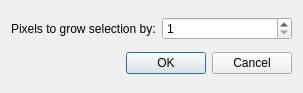
<ui version="4.0" >
 <class>Grow_Selection_Dialog</class>
 <widget class="QDialog" name="Grow_Selection_Dialog" >
  <property name="geometry" >
   <rect>
    <x>0</x>
    <y>0</y>
    <width>303</width>
    <height>93</height>
   </rect>
  </property>
  <property name="windowTitle" >
   <string>Grow Selection</string>
  </property>
  <layout class="QVBoxLayout" name="verticalLayout" >
   <item>
    <layout class="QHBoxLayout" name="horizontalLayout" >
     <item>
      <widget class="QLabel" name="label" >
       <property name="text" >
        <string>Pixels to grow selection by:</string>
       </property>
      </widget>
     </item>
     <item>
      <widget class="QSpinBox" name="SpinBox_grow" >
       <property name="minimum" >
        <number>1</number>
       </property>
      </widget>
     </item>
    </layout>
   </item>
   <item>
    <widget class="QDialogButtonBox" name="buttonBox" >
     <property name="orientation" >
      <enum>Qt::Horizontal</enum>
     </property>
     <property name="standardButtons" >
      <set>QDialogButtonBox::Cancel|QDialogButtonBox::Ok</set>
     </property>
    </widget>
   </item>
  </layout>
 </widget>
 <resources/>
 <connections>
  <connection>
   <sender>buttonBox</sender>
   <signal>accepted()</signal>
   <receiver>Grow_Selection_Dialog</receiver>
   <slot>accept()</slot>
   <hints>
    <hint type="sourcelabel" >
     <x>248</x>
     <y>254</y>
    </hint>
    <hint type="destinationlabel" >
     <x>157</x>
     <y>274</y>
    </hint>
   </hints>
  </connection>
  <connection>
   <sender>buttonBox</sender>
   <signal>rejected()</signal>
   <receiver>Grow_Selection_Dialog</receiver>
   <slot>reject()</slot>
   <hints>
    <hint type="sourcelabel" >
     <x>316</x>
     <y>260</y>
    </hint>
    <hint type="destinationlabel" >
     <x>286</x>
     <y>274</y>
    </hint>
   </hints>
  </connection>
 </connections>
</ui>
